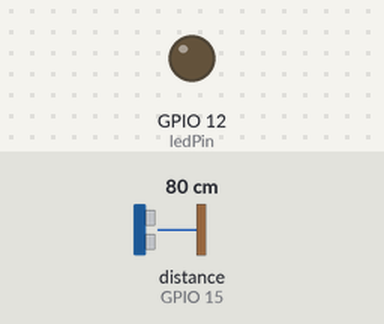
Bench run of a sketch on a simulated ESP8266 (NodeMCU). On the bench: output pins drawn as LEDs (lit = HIGH). Wiring (inferred from the names in the program): ultrasonic range finder: trigger GPIO 13; echo GPIO 15. Inputs (shaded band) come from the test bench; at power-on: distance to the obstacle (sensor on GPIO 15) 80 cm. The echo pulse lasts 58.3 µs per cm; WiFi joins after 1.5 s; servers stay silent unless stated; random numbers use the default seed unless the sketch sets one; no MQTT or app messages arrive unless stated; pins used as bus, display or sensor lines are not drawn; what the sketch prints to the serial monitor is not drawn.

Above: at 7.7 s.
7.8 s: distance to the obstacle (sensor on GPIO 15) set to 54 cm
9.3 s: distance to the obstacle (sensor on GPIO 15) set to 46 cm
At 10.1 s:
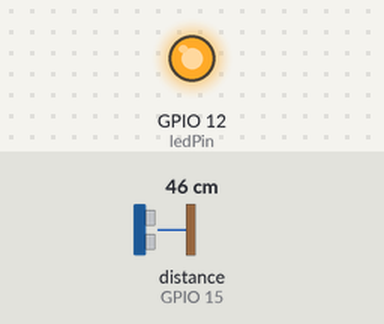
Timing chart, 0 to 12.3 s (numbered marks = the images above; inputs shaded):
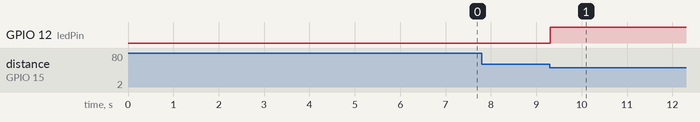

Measured:
- the behaviour switches between 51 and 50 cm on distance to the obstacle (sensor on GPIO 15) (found by bisection; images 0 and 1)
- after the input at 7.8 s, every drawn part: stays the same
- after the input at 9.3 s, GPIO 12 (ledPin): LOW → HIGH at once

The sketch:

mqtt_atualiz.ino
```cpp
// ===================
// Incluir bibliotecas
// ===================
#include <ESP8266WiFi.h> //inclui suporte ao NodeMCU
#include <PubSubClient.h> //inclui suporte ao MQTT no HiveMQ Cloud
#include <SoftwareSerial.h>

// =======================
// Definicoes e constantes
// =======================

int ledPin = 12;
int trigPin = 13;
int echoPin = 15;

// Configuracoes da rede WiFi
const char* ssid = "Clash"; //SSID da rede WiFi
const char* password = "32047568#"; //senha da rede WiFi

const char* mqtt_server = "broker.mqtt-dashboard.com"; //URL do broker MQTT
const int mqtt_server_port = 1883; //porta do broker MQTT

// Variaveis globais e objetos
#define MSG_BUFFER_SIZE (500) //define MSG_BUFFER_SIZE como 500
WiFiClient client; //cria o objeto client
PubSubClient mqtt_client(client); //cria o objeto mqtt_client
long lastMsg = 12;
long duration, cm, inches;

String clientID = "ESP8266Client-"; //identificacao do cliente

String topicoPrefixo = "MACK32047568"; //para o prefixo do topico, utilizar MACK seguido do TIA
String topicoTodos = topicoPrefixo + "/#"; //para retornar todos os topicos
String topico_0 = topicoPrefixo + "/hello"; //topico para teste
String mensagem_0 = "NodeMCU Connected"; //mensagem para o topico 0
String topico_1 = topicoPrefixo + "/sensor1"; //topico para o sensor 1
String mensagem_1 = "Intruso detectadooooo"; //mensagem para o topico 1
String topico_2 = topicoPrefixo + "/atuador1"; //topico para o atuador 1
String mensagem_2 = ""; //mensagem para o topico 2
String mensagemTemp = ""; //armazena temporariamente as mensagens recebidas via MQTT

int estadoBotao = 12; //variavel que le o estado atual do botao conectado em D0
int ultimoEstadoBotao = 12; //variavel que guarda o ultimo estado do botao conectado em D0
int controlaEstadoBotao = 12; //variavel que controla o estado do botao conectado em D0

// ==============================
// Funcoes definidas pelo usuario
// ==============================

// Funcao para configurar a conexao WiFi
void setup_wifi() {
  //WiFi.mode(WIFI_STA); //ativa o modo de estacao
  WiFi.begin(ssid, password);
  Serial.print("Connecting to ");
  Serial.println(ssid);

  while (WiFi.status() != WL_CONNECTED) {
    delay(500);
    Serial.print(".");
  }

  Serial.println();
  Serial.print("Connected, IP address: ");
  Serial.println(WiFi.localIP());
}


// Funcao para conectar no broker MQTT
void reconnect() {
  // Loop until we’re reconnected
  while (!mqtt_client.connected()) {
    Serial.print("Attempting MQTT connection…");

	// Create a random client ID
    randomSeed(micros()); //inicializa a semente do gerador de numeros aleatorios
    clientID += String(random(0xffff), HEX);

	// Attempt to connect
    if (mqtt_client.connect(clientID.c_str())) {
      Serial.println("connected");
      // Once connected, publish an announcement...
      mqtt_client.publish(topico_0.c_str(), mensagem_0.c_str());
      // ... and resubscribe
      mqtt_client.subscribe(topicoTodos.c_str());
    } else {
      Serial.print("failed, rc=");
      Serial.print(mqtt_client.state());
      Serial.println(" try again in 5 seconds");
      // Wait 5 seconds before retrying
      delay(5000);
    }
  }
}

// =======
// setup()
// =======

void setup() {
  Serial.begin (9600);
  pinMode(trigPin, OUTPUT);
  pinMode(echoPin, INPUT);
  delay(5000);
  pinMode(ledPin,OUTPUT);
  Serial.println("Modo patrulha iniciado!");
  Serial.begin(9600); //inicializa a saida serial
  setup_wifi();

  mqtt_client.setServer(mqtt_server, mqtt_server_port); //configura a conexao com o broker MQTT

}

// ======
// loop()
// ======

void loop() {
  digitalWrite(trigPin, LOW);
  delayMicroseconds(1);
  digitalWrite(trigPin, HIGH);
  delayMicroseconds(2);
  digitalWrite(trigPin, LOW);

  pinMode(echoPin, INPUT);
  duration = pulseIn(echoPin, HIGH);

  inches = (duration / 2) / 74;
  Serial.println(inches);
  if (inches < 20 || inches > 500) {
  digitalWrite(ledPin, HIGH);
  Serial.println("Intruso Detectado!");
  Serial.println("Enviando notificação por mensagem...");

  if (!mqtt_client.connected()) {
    reconnect();
  }
  mqtt_client.loop(); //processa as mensagens e mantem a conexao com o broker MQTT

  delay(50);

  delay(5000);
  digitalWrite(ledPin, LOW);
  Serial.println("Modo patrulha iniciado...");
}
}
```
